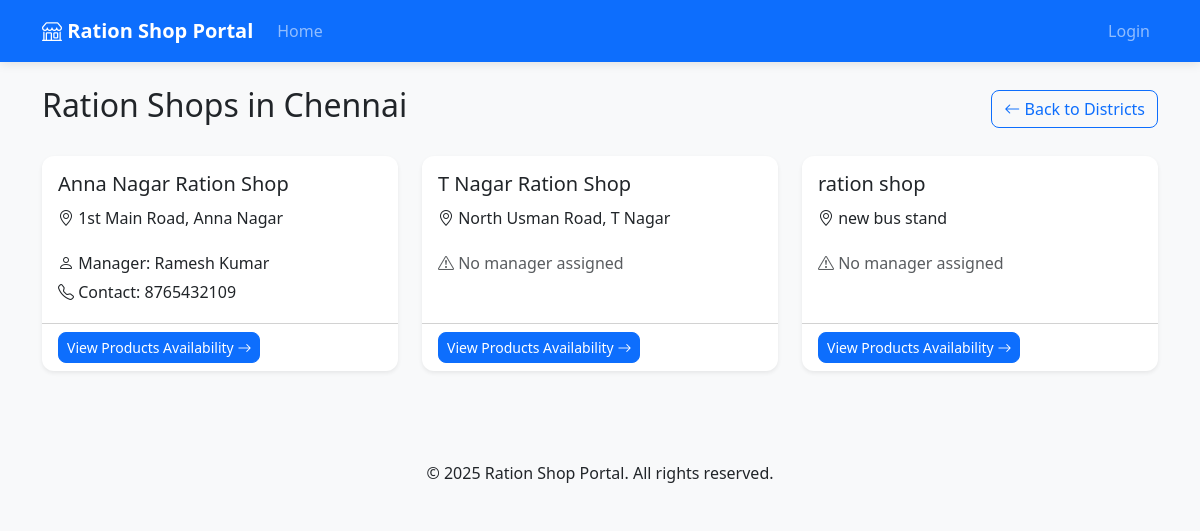
/shops/1, run on the app's committed database.
### tables this page shows
CREATE TABLE districts (
        district_id INTEGER PRIMARY KEY AUTOINCREMENT,
        district_name TEXT NOT NULL UNIQUE
    );

CREATE TABLE shops (
        shop_id INTEGER PRIMARY KEY AUTOINCREMENT,
        shop_name TEXT NOT NULL,
        district_id INTEGER NOT NULL,
        manager_id INTEGER,
        address TEXT,
        FOREIGN KEY (district_id) REFERENCES districts (district_id),
        FOREIGN KEY (manager_id) REFERENCES users (user_id)
    );

CREATE TABLE users (
        user_id INTEGER PRIMARY KEY AUTOINCREMENT,
        username TEXT NOT NULL UNIQUE,
        email TEXT NOT NULL UNIQUE,
        password TEXT NOT NULL,
        role TEXT NOT NULL CHECK(role IN ('system_admin', 'branch_manager')),
        shop_id INTEGER,
        name TEXT NOT NULL,
        contact TEXT NOT NULL,
        FOREIGN KEY (shop_id) REFERENCES shops (shop_id)
    );

### app.py (the view)
@app.route('/shops/<int:district_id>')
def shops(district_id):
    conn = get_db_connection()
    shops = conn.execute('''
        SELECT s.*, d.district_name, u.name as manager_name, u.contact as manager_contact
        FROM shops s
        LEFT JOIN districts d ON s.district_id = d.district_id
        LEFT JOIN users u ON s.manager_id = u.user_id
        WHERE s.district_id = ?
    ''', (district_id,)).fetchall()
    district = conn.execute('SELECT district_name FROM districts WHERE district_id = ?', (district_id,)).fetchone()
    conn.close()
    return render_template('shops.html', shops=shops, district=district)

### app.py (called while the page is built)
def get_db_connection():
    conn = sqlite3.connect('ration_shop.db')
    conn.row_factory = sqlite3.Row
    return conn

### templates/shops.html
{% extends "base.html" %}
{% block content %}
<div class="d-flex justify-content-between align-items-center mb-4">
    <h2>Ration Shops in {{ district.district_name }}</h2>
    <a href="{{ url_for('index') }}" class="btn btn-outline-primary">
        <i class="bi bi-arrow-left"></i> Back to Districts
    </a>
</div>
<div class="row">
    {% for shop in shops %}
    <div class="col-md-6 col-lg-4 mb-4">
        <div class="card h-100 shadow-sm">
            <div class="card-body">
                <h5 class="card-title">{{ shop.shop_name }}</h5>
                <p class="card-text">
                    <i class="bi bi-geo-alt"></i> {{ shop.address or 'Address not available' }}
                </p>
                {% if shop.manager_name %}
                <p class="card-text">
                    <i class="bi bi-person"></i> Manager: {{ shop.manager_name }}<br>
                    <i class="bi bi-telephone"></i> Contact: {{ shop.manager_contact }}
                </p>
                {% else %}
                <p class="card-text text-muted">
                    <i class="bi bi-exclamation-triangle"></i> No manager assigned
                </p>
                {% endif %}
            </div>
            <div class="card-footer bg-transparent">
                <a href="{{ url_for('products', shop_id=shop.shop_id) }}" class="btn btn-primary btn-sm">
                    View Products Availability <i class="bi bi-arrow-right"></i>
                </a>
            </div>
        </div>
    </div>
    {% else %}
    <div class="col-12">
        <div class="alert alert-info">
            <i class="bi bi-info-circle"></i> No shops found in this district.
        </div>
    </div>
    {% endfor %}
</div>
{% endblock %}

### static/css/style.css (style rules this page uses)
body { background-color: #f8f9fa; }
.card { border: none; border-radius: 10px; }
.btn { border-radius: 6px; }
:root { --primary: #0d6efd; --secondary: #6c757d; --success: #198754; --info: #0dcaf0; --warning: #ffc107; --danger: #dc3545; --light: #f8f9fa; --dark: #212529; }
body { font-family: 'Segoe UI', Tahoma, Geneva, Verdana, sans-serif; line-height:1.8; }
.card { transition: transform 0.3s ease, box-shadow 0.3s ease; border: none; border-radius: 12px; }
.btn { border-radius: 8px; font-weight: 500; transition: all 0.3s ease; }

### data on the page
districts: district_name "Chennai"
shops: shop_name "Anna Nagar Ration Shop", address "1st Main Road, Anna Nagar", manager_name "Ramesh Kumar", manager_contact "8765432109"
shops: shop_name "T Nagar Ration Shop", address "North Usman Road, T Nagar", shows "No manager assigned"
shops: shop_name "ration shop", address "new bus stand", shows "No manager assigned"
